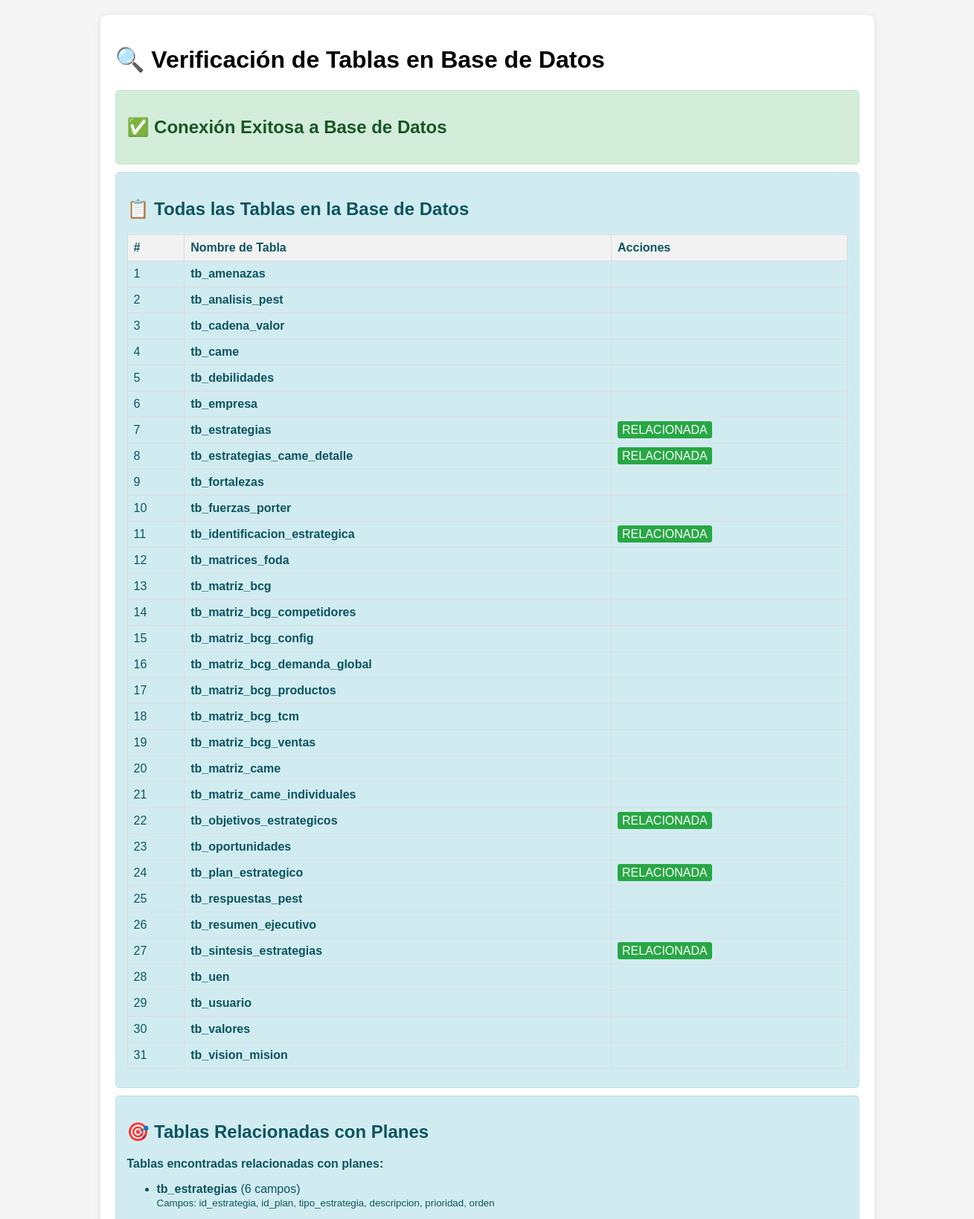
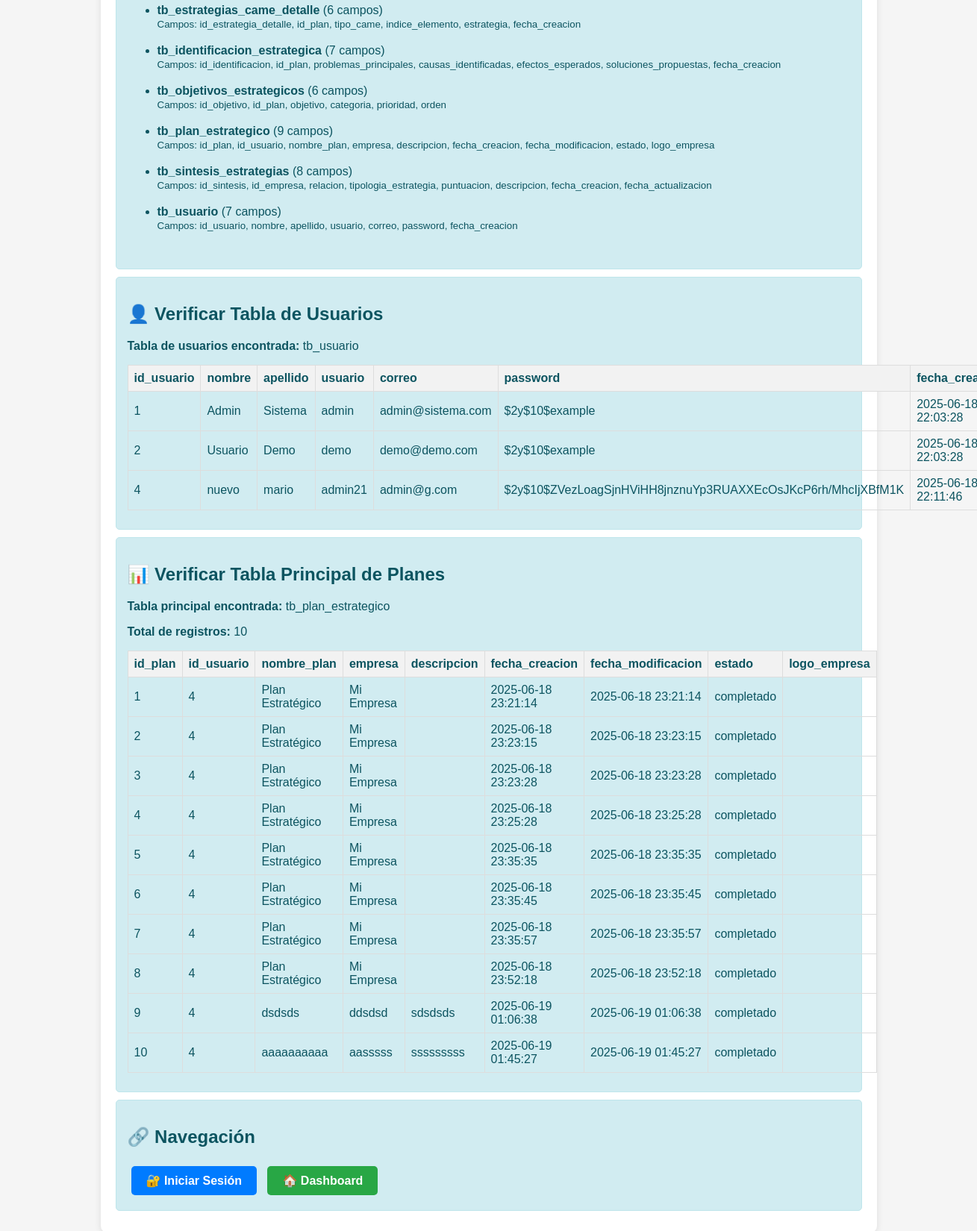
Page /Vista/verificar_tablas_bd.php on the committed database (2 pictures, top to bottom).
### tables this page shows
CREATE TABLE IF NOT EXISTS `tb_usuario` (
  `id_usuario` int(11) NOT NULL AUTO_INCREMENT,
  `nombre` varchar(100) NOT NULL,
  `apellido` varchar(100) NOT NULL,
  `usuario` varchar(50) NOT NULL,
  `correo` varchar(100) NOT NULL,
  `password` varchar(255) NOT NULL,
  `fecha_creacion` datetime DEFAULT current_timestamp(),
  PRIMARY KEY (`id_usuario`),
  UNIQUE KEY `usuario` (`usuario`),
  UNIQUE KEY `correo` (`correo`)
);

CREATE TABLE IF NOT EXISTS `tb_plan_estrategico` (
  `id_plan` int(11) NOT NULL AUTO_INCREMENT,
  `id_usuario` int(11) NOT NULL,
  `nombre_plan` varchar(255) NOT NULL,
  `empresa` varchar(255) NOT NULL,
  `descripcion` text DEFAULT NULL,
  `fecha_creacion` datetime DEFAULT current_timestamp(),
  `fecha_modificacion` datetime DEFAULT current_timestamp() ON UPDATE current_timestamp(),
  `estado` enum('borrador','completado','archivado') DEFAULT 'borrador',
  `logo_empresa` varchar(255) DEFAULT NULL,
  PRIMARY KEY (`id_plan`),
  KEY `idx_usuario` (`id_usuario`),
  CONSTRAINT `fk_plan_usuario` FOREIGN KEY (`id_usuario`) REFERENCES `tb_usuario` (`id_usuario`) ON DELETE CASCADE
);

### Vista/verificar_tablas_bd.php (the view, shortened to what this page needs)
<!DOCTYPE html>
<html lang="es">
<head>
</head>
<body>
    <div class="container">
        <h1>🔍 Verificación de Tablas en Base de Datos</h1>
        <?php
        try {
            $conexion = new clsConexion();
            $pdo = $conexion->getConexion();
            echo '<div class="success">';
            echo '<h2>✅ Conexión Exitosa a Base de Datos</h2>';
            echo '</div>';
            echo '<div class="info">';
            echo '<h2>📋 Todas las Tablas en la Base de Datos</h2>';
            $stmt = $pdo->prepare("SHOW TABLES");
            $stmt->execute();
            $tablas = $stmt->fetchAll(PDO::FETCH_NUM);
            echo '<table>';
            echo '<tr><th>#</th><th>Nombre de Tabla</th><th>Acciones</th></tr>';
            foreach ($tablas as $index => $tabla) {
                $nombre_tabla = $tabla[0];
                echo '<tr>';
                echo '<td>' . ($index + 1) . '</td>';
                echo '<td><strong>' . $nombre_tabla . '</strong></td>';
                echo '<td>';
                if (strpos($nombre_tabla, 'plan') !== false || strpos($nombre_tabla, 'estrateg') !== false) {
                    echo '<span style="background-color: #28a745; color: white; padding: 3px 6px; border-radius: 3px;">RELACIONADA</span>';
                }
                echo '</td>';
                echo '</tr>';
            }
            echo '</table>';
            echo '</div>';
            echo '<div class="info">';
            echo '<h2>🎯 Tablas Relacionadas con Planes</h2>';
            $tablas_plan = [];
            foreach ($tablas as $tabla) {
                $nombre_tabla = $tabla[0];
                if (strpos($nombre_tabla, 'plan') !== false ||
                    strpos($nombre_tabla, 'estrateg') !== false ||
                    strpos($nombre_tabla, 'usuario') !== false) {
                    $tablas_plan[] = $nombre_tabla;
                }
            }
            if (count($tablas_plan) > 0) {
                echo '<p><strong>Tablas encontradas relacionadas con planes:</strong></p>';
                echo '<ul>';
                foreach ($tablas_plan as $tabla) {
                    echo '<li><strong>' . $tabla . '</strong>';
                    $stmt = $pdo->prepare("DESCRIBE `$tabla`");
                    $stmt->execute();
                    $campos = $stmt->fetchAll(PDO::FETCH_ASSOC);
                    echo ' (' . count($campos) . ' campos)';
                    echo '<br><small>Campos: ';
                    $nombres_campos = array_map(function($campo) { return $campo['Field']; }, $campos);
                    echo implode(', ', $nombres_campos);
                    echo '</small>';
                    echo '</li><br>';
                }
                echo '</ul>';
            } else {
                echo '<p class="error">No se encontraron tablas relacionadas con planes</p>';
            }
            echo '</div>';
            echo '<div class="info">';
            echo '<h2>👤 Verificar Tabla de Usuarios</h2>';
            $tabla_usuario = null;
            foreach ($tablas as $tabla) {
                if (strpos($tabla[0], 'usuario') !== false) {
                    $tabla_usuario = $tabla[0];
                    break;
                }
            }
            if ($tabla_usuario) {
                echo "<p><strong>Tabla de usuarios encontrada:</strong> $tabla_usuario</p>";
                $stmt = $pdo->prepare("SELECT * FROM `$tabla_usuario` LIMIT 5");
                $stmt->execute();
                $usuarios = $stmt->fetchAll(PDO::FETCH_ASSOC);
                if (count($usuarios) > 0) {
                    echo '<table>';
                    echo '<tr>';
                    foreach (array_keys($usuarios[0]) as $campo) {
                        echo '<th>' . $campo . '</th>';
                    }
                    echo '</tr>';
                    foreach ($usuarios as $usuario) {
                        echo '<tr>';
                        foreach ($usuario as $valor) {
                            echo '<td>' . htmlspecialchars($valor) . '</td>';
                        }
                        echo '</tr>';
                    }
                    echo '</table>';
                } else {
                    echo '<p>No hay usuarios en la tabla</p>';
                }
            } else {
                echo '<p class="error">No se encontró tabla de usuarios</p>';
            }
            echo '</div>';
            echo '<div class="info">';
            echo '<h2>📊 Verificar Tabla Principal de Planes</h2>';
            $tabla_plan_principal = null;
            $posibles_nombres = ['tb_planes_estrategicos', 'tb_plan_estrategico', 'planes_estrategicos', 'plan_estrategico'];
            foreach ($posibles_nombres as $nombre) {
                if (in_array($nombre, array_column($tablas, 0))) {
                    $tabla_plan_principal = $nombre;
                    break;
                }
            }
            if ($tabla_plan_principal) {
                echo "<p><strong>Tabla principal encontrada:</strong> $tabla_plan_principal</p>";
                $stmt = $pdo->prepare("SELECT * FROM `$tabla_plan_principal` LIMIT 10");
                $stmt->execute();
                $planes = $stmt->fetchAll(PDO::FETCH_ASSOC);
                echo "<p><strong>Total de registros:</strong> " . count($planes) . "</p>";
                if (count($planes) > 0) {
                    echo '<table>';
                    echo '<tr>';
                    foreach (array_keys($planes[0]) as $campo) {
                        echo '<th>' . $campo . '</th>';
                    }
                    echo '</tr>';
                    foreach ($planes as $plan) {
                        echo '<tr>';
                        foreach ($plan as $valor) {
                            echo '<td>' . htmlspecialchars($valor) . '</td>';
                        }
                        echo '</tr>';
                    }
                    echo '</table>';
                } else {
                    echo '<p>No hay planes en la tabla</p>';
                }
            } else {
                echo '<p class="error">No se encontró tabla principal de planes con nombres comunes</p>';
            }
            echo '</div>';
        } catch (Exception $e) {
            echo '<div class="error">';
            echo '<h2>❌ Error de Conexión</h2>';
            echo '<p>' . $e->getMessage() . '</p>';
            echo '</div>';
        }
        ?>
        <div class="info">
            <h2>🔗 Navegación</h2>
            <a href="login.php" class="btn btn-primary">🔐 Iniciar Sesión</a>
            <a href="home.php" class="btn btn-success">🏠 Dashboard</a>
        </div>
    </div>
</body>
</html>

### Vista/verificar_tablas_bd.php (style rules this page uses)
body { font-family: Arial, sans-serif; margin: 20px; background-color: #f5f5f5; }
.container { max-width: 1000px; margin: 0 auto; background: white; padding: 20px; border-radius: 10px; box-shadow: 0 2px 10px rgba(0,0,0,0.1); }
.success { background-color: #d4edda; border: 1px solid #c3e6cb; color: #155724; padding: 15px; border-radius: 5px; margin: 10px 0; }
.info { background-color: #d1ecf1; border: 1px solid #bee5eb; color: #0c5460; padding: 15px; border-radius: 5px; margin: 10px 0; }
table { width: 100%; border-collapse: collapse; margin: 10px 0; }
th, td { border: 1px solid #ddd; padding: 8px; text-align: left; }
th { background-color: #f2f2f2; }
.btn { display: inline-block; padding: 10px 20px; margin: 5px; text-decoration: none; border-radius: 5px; color: white; font-weight: bold; }
.btn-primary { background-color: #007bff; }
.btn-success { background-color: #28a745; }

### rows in the picture
tb_usuario: id_usuario "1", nombre "Admin", apellido "Sistema", usuario "admin", correo "admin@sistema.com", password "$2y$10$example", fecha_creacion "2025-06-18 22:03:28"
tb_usuario: id_usuario "2", nombre "Usuario", apellido "Demo", usuario "demo", correo "demo@demo.com", password "$2y$10$example", fecha_creacion "2025-06-18 22:03:28"
tb_usuario: id_usuario "4", nombre "nuevo", apellido "mario", usuario "admin21", correo "admin@g.com", password "$2y$10$ZVezLoagSjnHViHH8jnznuYp3RUAXXEcOsJKcP6rh/MhcIjXBfM1K", fecha_creacion "2025-06-18 22:11:46"
tb_plan_estrategico: id_plan "1", id_usuario "4", nombre_plan "Plan Estratégico", empresa "Mi Empresa", valor "2025-06-18 23:21:14", estado "completado"
tb_plan_estrategico: id_plan "2", id_usuario "4", nombre_plan "Plan Estratégico", empresa "Mi Empresa", valor "2025-06-18 23:23:15", estado "completado"
tb_plan_estrategico: id_plan "3", id_usuario "4", nombre_plan "Plan Estratégico", empresa "Mi Empresa", valor "2025-06-18 23:23:28", estado "completado"
tb_plan_estrategico: valor "4", nombre_plan "Plan Estratégico", empresa "Mi Empresa", valor "2025-06-18 23:25:28", estado "completado"
tb_plan_estrategico: id_plan "5", id_usuario "4", nombre_plan "Plan Estratégico", empresa "Mi Empresa", valor "2025-06-18 23:35:35", estado "completado"
tb_plan_estrategico: id_plan "6", id_usuario "4", nombre_plan "Plan Estratégico", empresa "Mi Empresa", valor "2025-06-18 23:35:45", estado "completado"
tb_plan_estrategico: id_plan "7", id_usuario "4", nombre_plan "Plan Estratégico", empresa "Mi Empresa", valor "2025-06-18 23:35:57", estado "completado"
tb_plan_estrategico: id_plan "8", id_usuario "4", nombre_plan "Plan Estratégico", empresa "Mi Empresa", valor "2025-06-18 23:52:18", estado "completado"
tb_plan_estrategico: id_plan "9", id_usuario "4", nombre_plan "dsdsds", empresa "ddsdsd", descripcion "sdsdsds", valor "2025-06-19 01:06:38", estado "completado"
tb_plan_estrategico: id_plan "10", id_usuario "4", nombre_plan "aaaaaaaaaa", empresa "aasssss", descripcion "sssssssss", valor "2025-06-19 01:45:27", estado "completado"

### other values in the picture
$nombre_tabla "tb_amenazas"
$nombre_tabla "tb_analisis_pest"
$nombre_tabla "tb_cadena_valor"
$nombre_tabla "tb_came"
$nombre_tabla "tb_debilidades"
$nombre_tabla "tb_empresa"
$nombre_tabla "tb_estrategias"
$nombre_tabla "tb_estrategias_came_detalle"
$nombre_tabla "tb_fortalezas"
$nombre_tabla "tb_fuerzas_porter"
$nombre_tabla "tb_identificacion_estrategica"
$nombre_tabla "tb_matrices_foda"
$nombre_tabla "tb_matriz_bcg"
$nombre_tabla "tb_matriz_bcg_competidores"
$nombre_tabla "tb_matriz_bcg_config"
